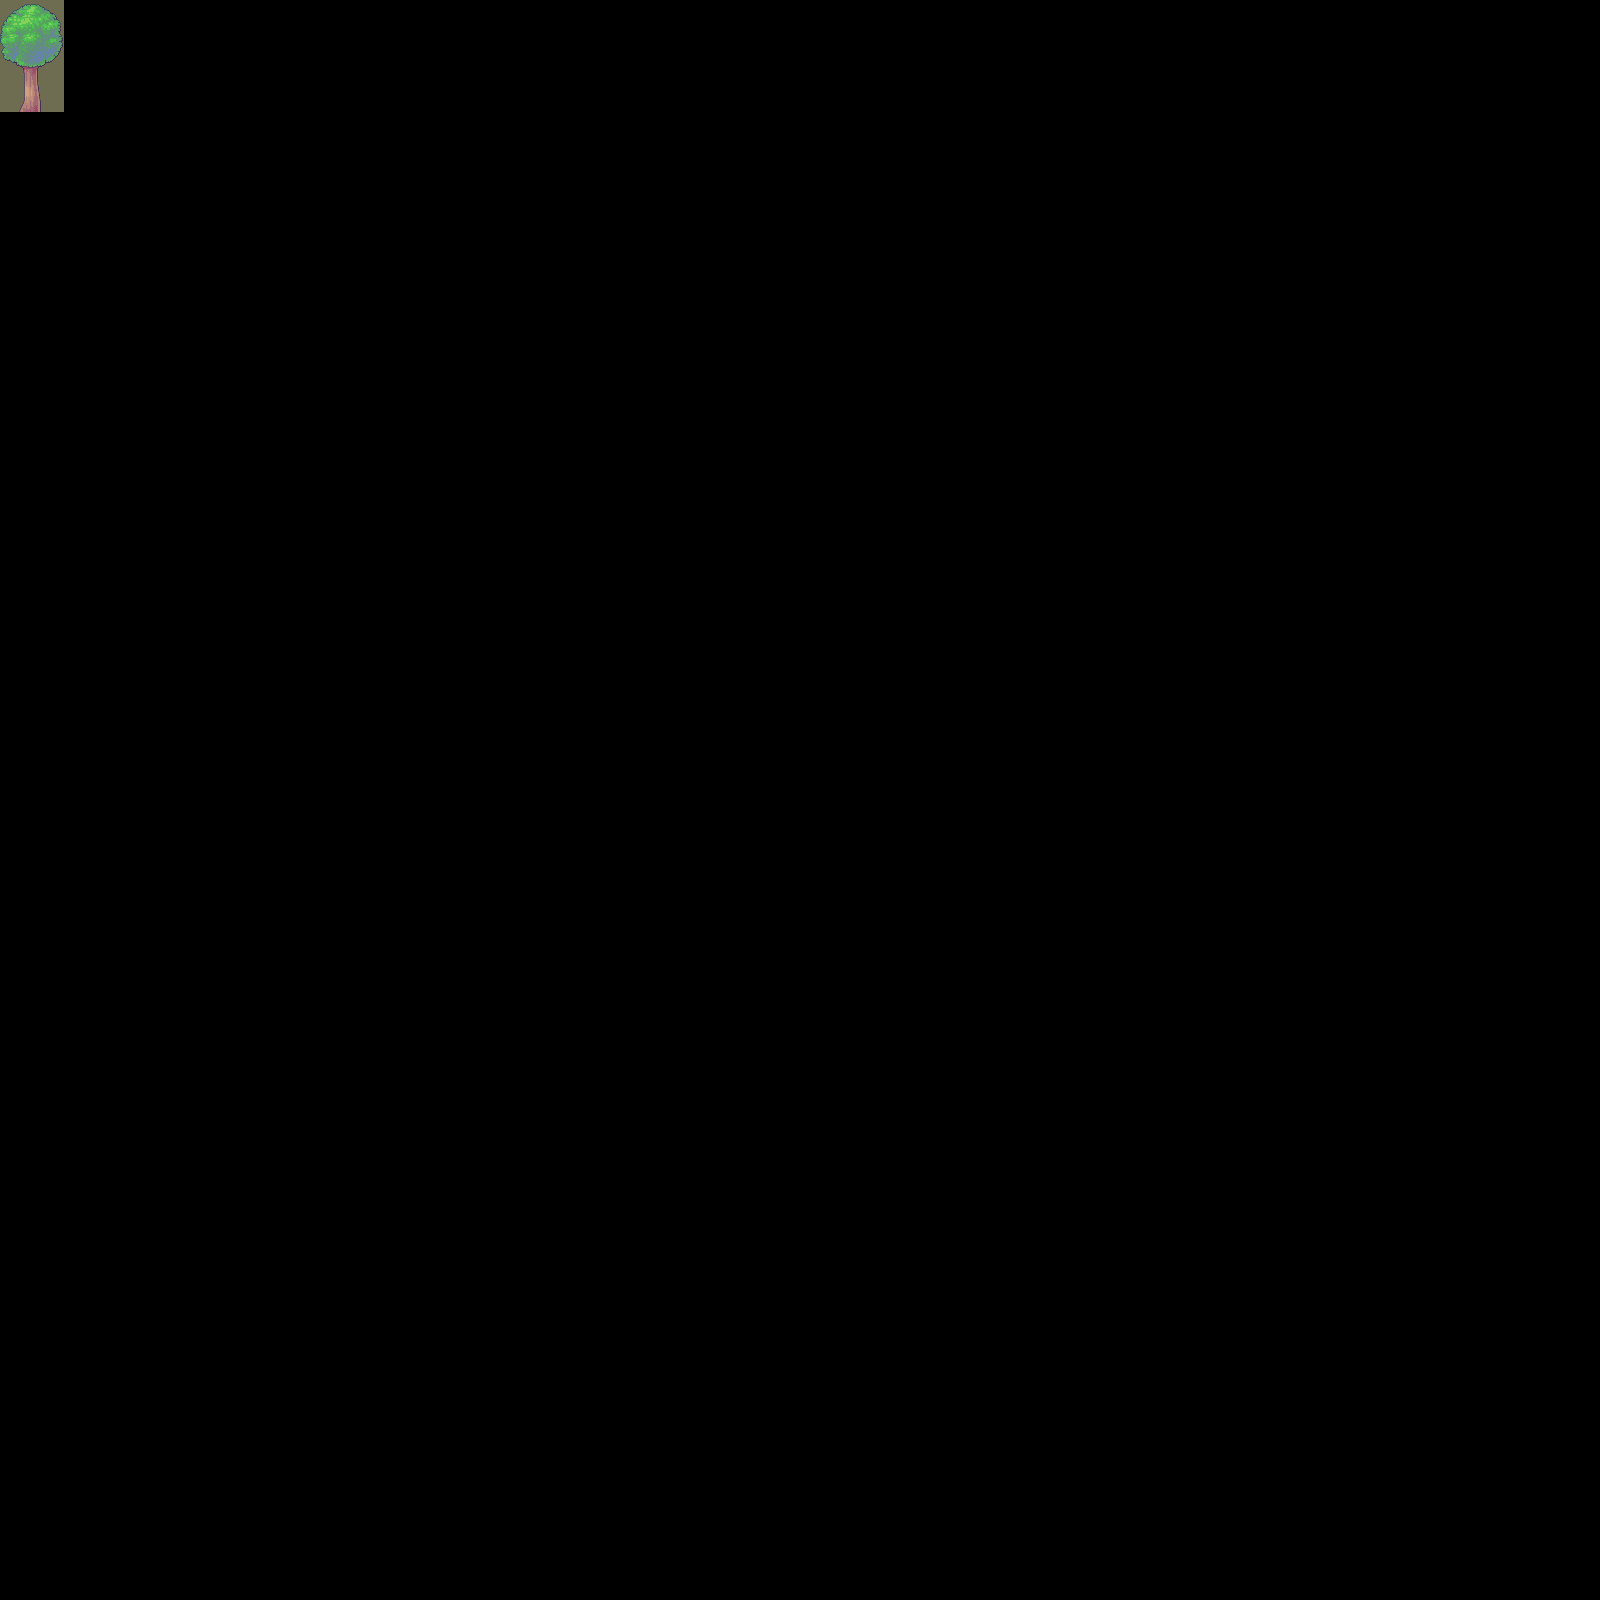

A 2D game scene composited from a Tiled map and its tileset images. What follows is a short description and the map's XML, with each tile layer's data collapsed to a summary:
An orthogonal 100x100 tile map with 16x16 px tiles, 1 tile layer (Tile Layer 1) and 2 objects (topleftrect, bottomrightrect).

<map version="1.0" tiledversion="1.1.1" orientation="orthogonal" renderorder="right-down" width="100" height="100" tilewidth="16" tileheight="16" infinite="0" nextobjectid="3">
 <tileset firstgid="1" source="dirt-tiles.tsx" />
 <layer name="Tile Layer 1" width="100" height="100">
  <data>[10000 cells, 28 non-empty, 28 distinct tile ids]</data>
 </layer>
 <objectgroup name="Object Layer 1">
  <object id="1" name="topleftrect" x="0.5" y="-0.5" width="16" height="17" />
  <object id="2" name="bottomrightrect" x="1392.67" y="1422.67" width="207.333" height="178" />
 </objectgroup>
</map>
